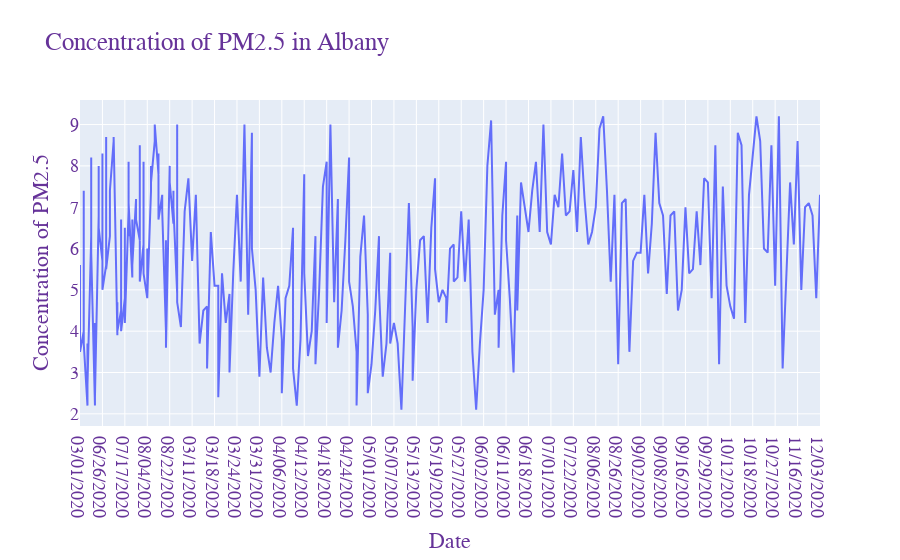
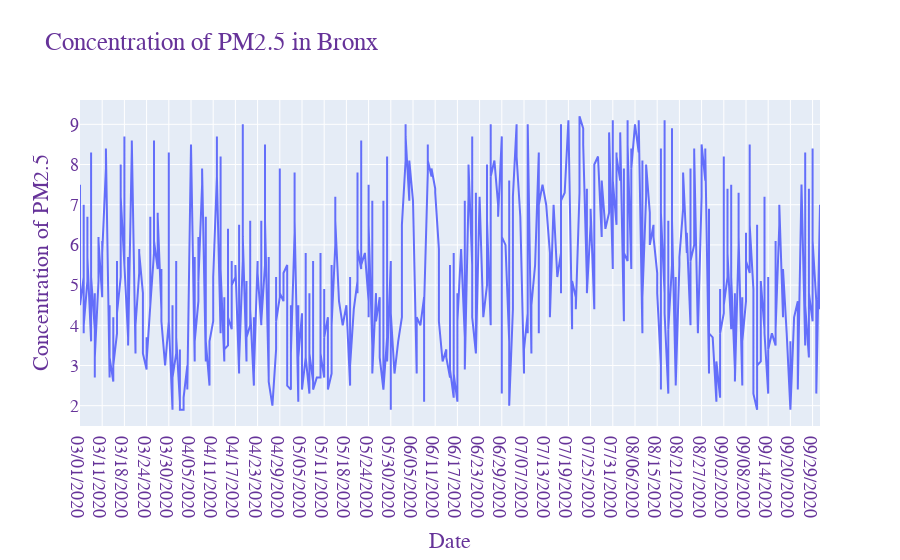
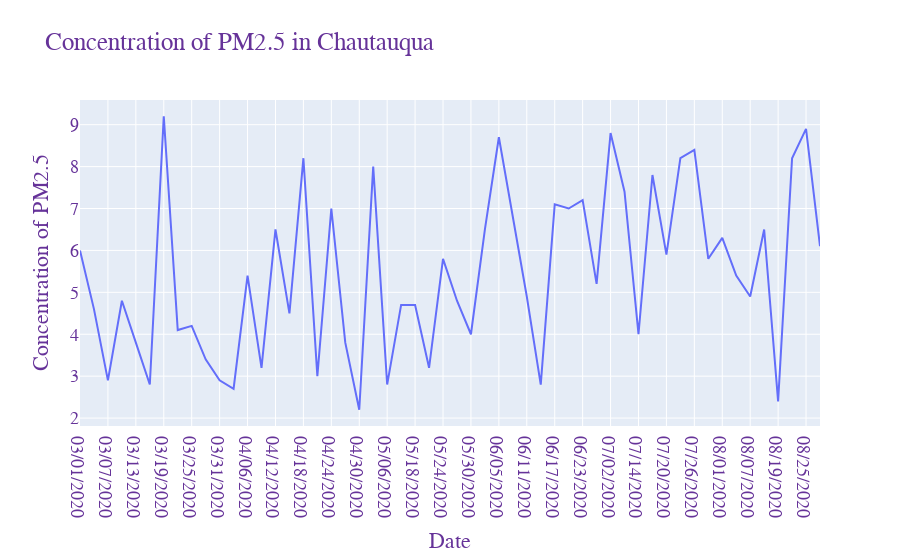
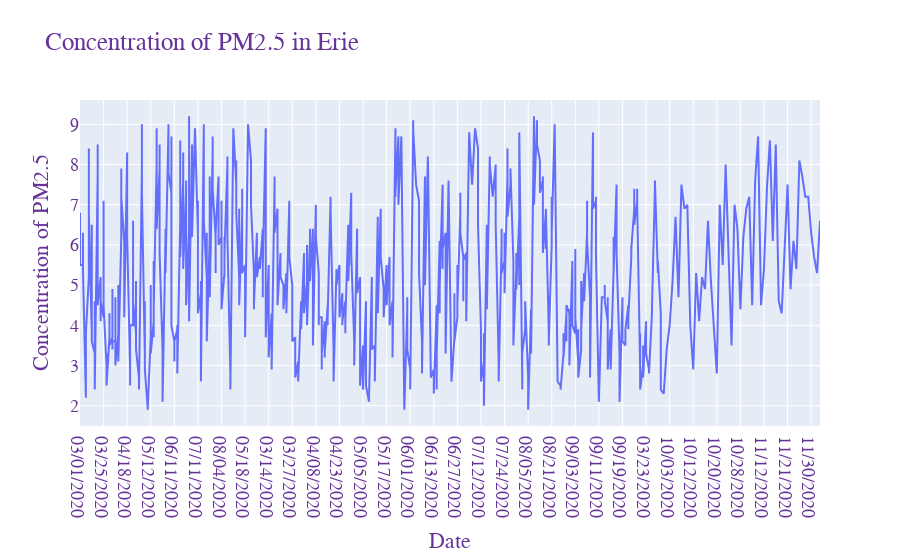

The cell these charts' notebook holds for them, in order:
### Code cell
county_wise ={}
for c in df1['County'].unique():
    temp = df1[df1['County'] == c]
    
    county_wise[c] = temp
    fig = go.Figure([go.Scatter(x=temp['Date'], y=temp['Daily Mean PM2.5 Concentration'])])
    fig.update_layout(
    title="Concentration of PM2.5 in " +c ,
    xaxis_title="Date",
    yaxis_title="Concentration of PM2.5",
    legend_title= c,
    font=dict(
        family="Courier New, monospace",
        size=18,
        color="RebeccaPurple"))
    fig.show()

# df1['County'].unique()

### Figure 1 — Plotly figure (JSON) as saved in the notebook; plotly's stock layout.template omitted (floating-point values rounded to 4 significant figures; data arrays with more than 128 entries replaced by an {"elided": "..."} marker saying what was removed)
{"data": [{"type": "scatter", "x": {"elided": "278 str values"}, "y": {"elided": "278 float values"}}], "layout": {"font": {"color": "RebeccaPurple", "family": "Courier New, monospace", "size": 18}, "legend": {"title": {"text": "Albany"}}, "title": {"text": "Concentration of PM2.5 in Albany"}, "xaxis": {"title": {"text": "Date"}}, "yaxis": {"title": {"text": "Concentration of PM2.5"}}}}

### Figure 2 — Plotly figure (JSON) as saved in the notebook; plotly's stock layout.template omitted (floating-point values rounded to 4 significant figures; data arrays with more than 128 entries replaced by an {"elided": "..."} marker saying what was removed)
{"data": [{"type": "scatter", "x": {"elided": "504 str values"}, "y": {"elided": "504 float values"}}], "layout": {"font": {"color": "RebeccaPurple", "family": "Courier New, monospace", "size": 18}, "legend": {"title": {"text": "Bronx"}}, "title": {"text": "Concentration of PM2.5 in Bronx"}, "xaxis": {"title": {"text": "Date"}}, "yaxis": {"title": {"text": "Concentration of PM2.5"}}}}

### Figure 3 — Plotly figure (JSON) as saved in the notebook; plotly's stock layout.template omitted (floating-point values rounded to 4 significant figures)
{"data": [{"type": "scatter", "x": ["03/01/2020", "03/04/2020", "03/07/2020", "03/10/2020", "03/13/2020", "03/16/2020", "03/19/2020", "03/22/2020", "03/25/2020", "03/28/2020", "03/31/2020", "04/03/2020", "04/06/2020", "04/09/2020", "04/12/2020", "04/15/2020", "04/18/2020", "04/21/2020", "04/24/2020", "04/27/2020", "04/30/2020", "05/03/2020", "05/06/2020", "05/12/2020", "05/18/2020", "05/21/2020", "05/24/2020", "05/27/2020", "05/30/2020", "06/02/2020", "06/05/2020", "06/08/2020", "06/11/2020", "06/14/2020", "06/17/2020", "06/20/2020", "06/23/2020", "06/26/2020", "07/02/2020", "07/11/2020", "07/14/2020", "07/17/2020", "07/20/2020", "07/23/2020", "07/26/2020", "07/29/2020", "08/01/2020", "08/04/2020", "08/07/2020", "08/13/2020", "08/19/2020", "08/22/2020", "08/25/2020", "08/28/2020"], "y": [6, 4.6, 2.9, 4.8, 3.8, 2.8, 9.2, 4.1, 4.2, 3.4, 2.9, 2.7, 5.4, 3.2, 6.5, 4.5, 8.2, 3, 7, 3.8, 2.2, 8, 2.8, 4.7, 4.7, 3.2, 5.8, 4.8, 4, 6.5, 8.7, 6.8, 4.9, 2.8, 7.1, 7, 7.2, 5.2, 8.8, 7.4, 4, 7.8, 5.9, 8.2, 8.4, 5.8, 6.3, 5.4, 4.9, 6.5, 2.4, 8.2, 8.9, 6.1]}], "layout": {"font": {"color": "RebeccaPurple", "family": "Courier New, monospace", "size": 18}, "legend": {"title": {"text": "Chautauqua"}}, "title": {"text": "Concentration of PM2.5 in Chautauqua"}, "xaxis": {"title": {"text": "Date"}}, "yaxis": {"title": {"text": "Concentration of PM2.5"}}}}

### Figure 4 — Plotly figure (JSON) as saved in the notebook; plotly's stock layout.template omitted (floating-point values rounded to 4 significant figures; data arrays with more than 128 entries replaced by an {"elided": "..."} marker saying what was removed)
{"data": [{"type": "scatter", "x": {"elided": "713 str values"}, "y": {"elided": "713 float values"}}], "layout": {"font": {"color": "RebeccaPurple", "family": "Courier New, monospace", "size": 18}, "legend": {"title": {"text": "Erie"}}, "title": {"text": "Concentration of PM2.5 in Erie"}, "xaxis": {"title": {"text": "Date"}}, "yaxis": {"title": {"text": "Concentration of PM2.5"}}}}
